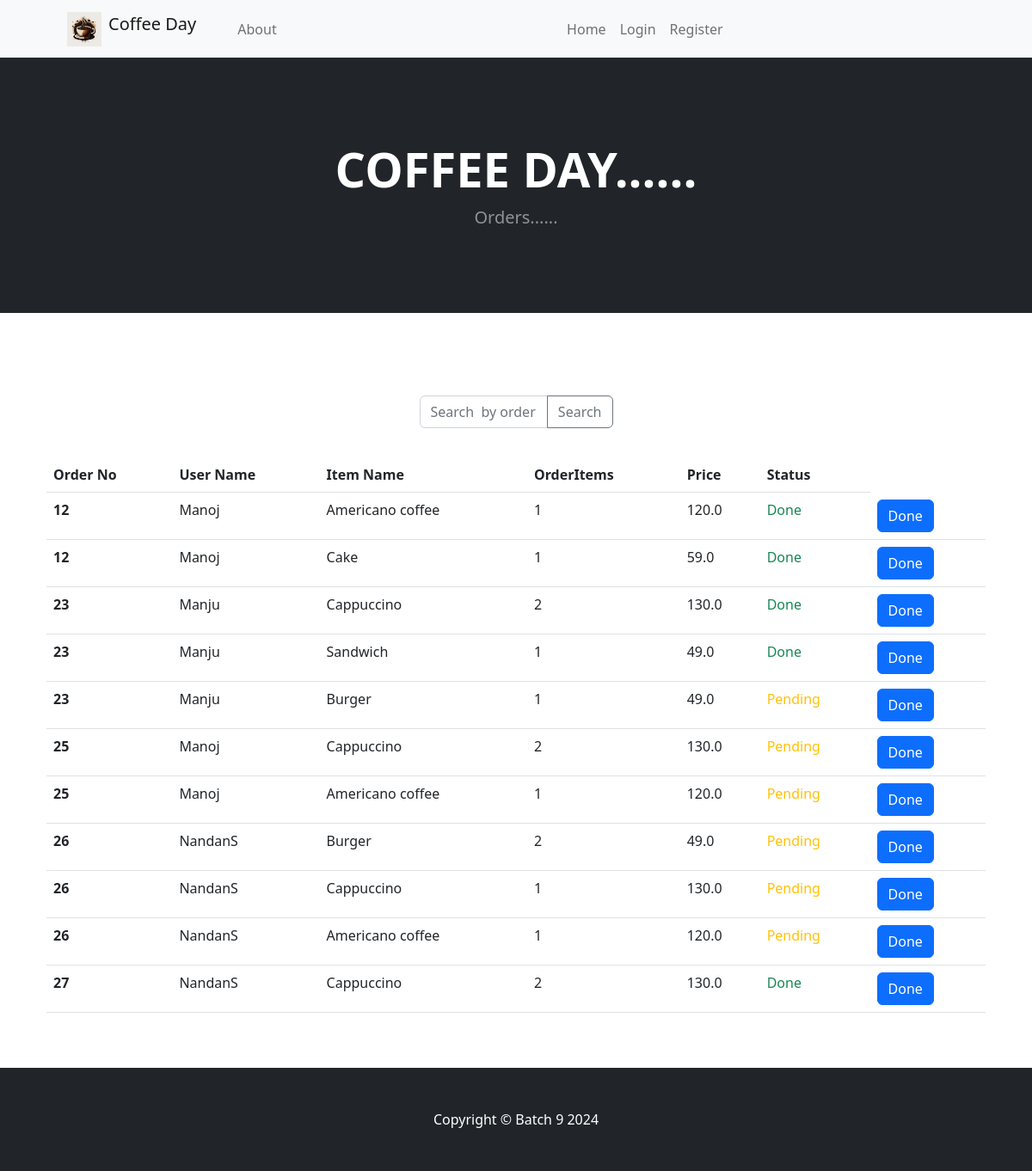
The page /employeeindex/ on the database its author committed.
### app/models.py (models this page shows, shortened)
class Order(models.Model):
    user = models.ForeignKey(User, on_delete=models.CASCADE)
    items = models.ManyToManyField(coffeemenu, through='OrderItem')
    total_price = models.FloatField(default=0)
    created_at = models.DateTimeField(auto_now_add=True)
    paid = models.BooleanField(default=False)

class User(AbstractUser):
    is_admin=models.BooleanField('Is admin',default=False)
    is_customer = models.BooleanField('Is customer',default=True)
    is_employee = models.BooleanField('Is employee',default=False)

class OrderItem(models.Model):
    order = models.ForeignKey(Order, on_delete=models.CASCADE)
    product = models.ForeignKey(coffeemenu, on_delete=models.CASCADE)
    quantity = models.PositiveIntegerField(default=1)
    status = models.BooleanField(default=False)

class coffeemenu(models.Model):
    name = models.CharField(max_length=100)
    price=models.FloatField(default=0)
    description=models.CharField(max_length=100,default='')
    image=models.ImageField(upload_to='uploads/products/')
    available=models.BooleanField(default=True)

### app/views.py (the view)
# urls.py: path('employeeindex/',employeeindex,name='employeeindex'),
def employeeindex(request):
    items=OrderItem.objects.all()
    order=Order.objects.all()
    return render(request, 'employeeindex.html', {'items':items, 'orders':order})

### app/templates/employeeindex.html (shortened to what this page needs)
{% extends "base.html" %}
{% block contant %}
    <body>
        {% include "navbar.html" %}
        <header class="bg-dark py-5">
            <div class="container px-4 px-lg-5 my-5">
                <div class="text-center text-white">
                    <h1 class="display-4 fw-bolder">COFFEE DAY......</h1>
                    <p class="lead fw-normal text-white-50 mb-0">Orders...... </p>
                </div>
            </div>
        </header>
        <section class="py-5">
            <div class="container px-4 px-lg-5 mt-5">
                <div class="row gx-4 gx-lg-5 row-cols-2 row-cols-md-3 row-cols-xl-4 justify-content-center">
                    <form action="{% url 'search_order' %}" method="get" class="navbar-form">
                        <div class="input-group">
                            <input type="text" class="form-control" placeholder="Search  by order Id..." name="q">
                            <button type="submit" class="btn btn-outline-secondary">Search</button>
                        </div>
                    </form>
                    <br><br>
                    <br>
                    <table class="table">
                        <thead>
                          <tr>
                            <th scope="col">Order No</th>
                            <th scope="col">User Name</th>
                            <th scope="col">Item Name</th>
                            <th scope="col">OrderItems</th>
                            <th scope="col">Price</th>
                            <th scope="col">Status</th>
                          </tr>
                        </thead>
                        <tbody>
                            {% for order in orders %}
                            {% for order_item in order.orderitem_set.all %}
                                <tr>
                                    <th scope="row">{{ order.id }}</th>
                                    <td>{{ order.user.username }}</td>
                                    <td>{{ order_item.product.name }}</td>
                                    <td>{{ order_item.quantity }}</td>
                                    <td>{{ order_item.product.price }}</td>
                                    <td>
                                        {% if order_item.status %}
                                            <span class="text-success">Done</span>
                                        {% else %}
                                            <span class="text-warning">Pending</span>
                                        {% endif %}
                                    </td>
                                    <td>
                                        <form method="POST" action="{% url 'toggle_status' %}">
                                        <button class="btn btn-primary" type="submit" name="order_item_id" value="{{ order_item.id }}">Done</button>
                                        </form>
                                    </td>
                                </tr>
                            {% endfor %}
                        {% endfor %}
                        </tbody>
                      </table>
                   </div>
        </section>
        {% endblock  %}

### rows shown on the page
Order: id "12", user.username "Manoj"
OrderItem: product.name "Americano coffee", quantity "1", product.price "120.0", status "Done", {{ order_item.id }} 13 (drawn)
OrderItem: product.name "Cake", quantity "1", product.price "59.0", status "Done", {{ order_item.id }} 14 (drawn)
Order: id "23", user.username "Manju"
OrderItem: product.name "Cappuccino", quantity "2", product.price "130.0", status "Done", {{ order_item.id }} 24 (drawn)
OrderItem: product.name "Sandwich", quantity "1", product.price "49.0", status "Done", {{ order_item.id }} 25 (drawn)
OrderItem: product.name "Burger", quantity "1", product.price "49.0", status "Pending", {{ order_item.id }} 26 (drawn)
Order: id "25", user.username "Manoj"
OrderItem: product.name "Cappuccino", quantity "2", product.price "130.0", status "Pending", {{ order_item.id }} 27 (drawn)
OrderItem: product.name "Americano coffee", quantity "1", product.price "120.0", status "Pending", {{ order_item.id }} 28 (drawn)
Order: id "26", user.username "NandanS"
OrderItem: product.name "Burger", quantity "2", product.price "49.0", status "Pending", {{ order_item.id }} 29 (drawn)
OrderItem: product.name "Cappuccino", quantity "1", product.price "130.0", status "Pending", {{ order_item.id }} 30 (drawn)
OrderItem: product.name "Americano coffee", quantity "1", product.price "120.0", status "Pending", {{ order_item.id }} 31 (drawn)
Order: id "27", user.username "NandanS"
OrderItem: product.name "Cappuccino", quantity "2", product.price "130.0", status "Done", {{ order_item.id }} 32 (drawn)
